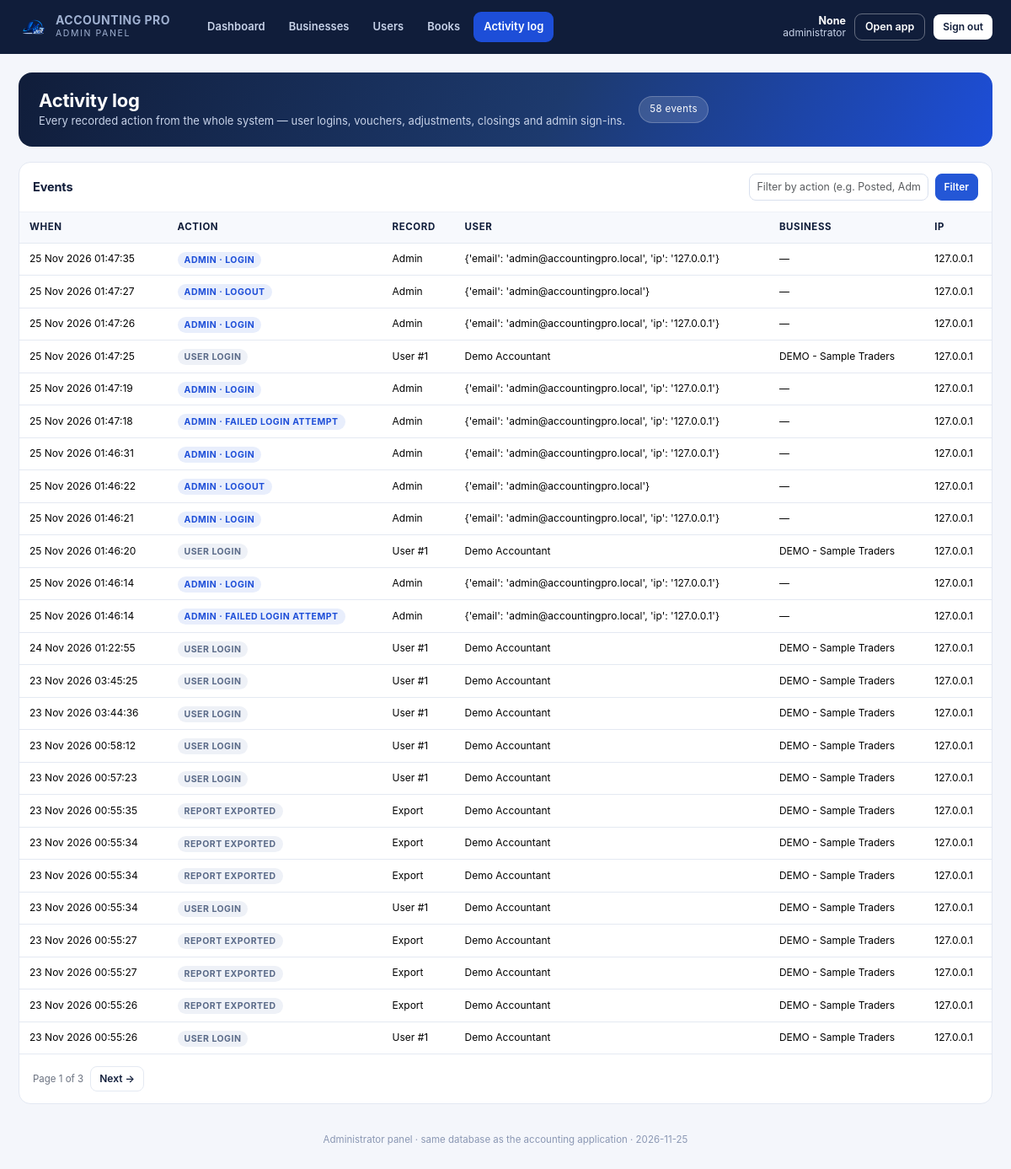
The app's page /admin/activity (signed in) with its own data.
### models.py (models this page shows, shortened)
class AuditLog(db.Model):
    __tablename__ = "audit_logs"
    __table_args__ = (Index("ix_audit_user_time", "user_id", "created_at"),)
    id = db.Column(Integer, primary_key=True)
    user_id = db.Column(Integer, ForeignKey("users.id", ondelete="SET NULL"))
    business_id = db.Column(Integer, ForeignKey("businesses.id", ondelete="SET NULL"))
    action = db.Column(String(60), nullable=False)
    record_type = db.Column(String(60))
    record_id = db.Column(Integer)
    previous_values = db.Column(Text)
    new_values = db.Column(Text)
    ip_address = db.Column(String(60))
    created_at = db.Column(DateTime, default=datetime.utcnow, nullable=False, index=True)

class User(db.Model):
    __tablename__ = "users"
    id = db.Column(Integer, primary_key=True)
    name = db.Column(String(120), nullable=False)
    email = db.Column(String(190), nullable=False, unique=True, index=True)
    password_hash = db.Column(String(255), nullable=False)
    is_active = db.Column(Boolean, default=True, nullable=False)
    reset_token = db.Column(String(120), index=True)
    reset_expires = db.Column(DateTime)
    last_login = db.Column(DateTime)
    created_at = db.Column(DateTime, default=datetime.utcnow, nullable=False)
    businesses = relationship("Business", back_populates="user",
                              cascade="all, delete-orphan")
    settings = relationship("UserSettings", back_populates="user", uselist=False,
                            cascade="all, delete-orphan")

class Business(db.Model):
    __tablename__ = "businesses"
    id = db.Column(Integer, primary_key=True)
    user_id = db.Column(Integer, ForeignKey("users.id", ondelete="CASCADE"),
                        nullable=False, index=True)
    name = db.Column(String(190), nullable=False)
    logo = db.Column(String(255))
    owner_name = db.Column(String(150))
    address = db.Column(Text)
    phone = db.Column(String(50))
    email = db.Column(String(190))
    business_type = db.Column(String(100))
    currency = db.Column(String(8), default="PKR", nullable=False)
    fy_start = db.Column(Date, default=lambda: date(2026, 1, 1), nullable=False)
    fy_end = db.Column(Date, default=lambda: date(2026, 3, 31), nullable=False)
    accounting_method = db.Column(String(20), default="Accrual", nullable=False)
    description = db.Column(Text)
    created_at = db.Column(DateTime, default=datetime.utcnow, nullable=False)
    updated_at = db.Column(DateTime, default=datetime.utcnow, onupdate=datetime.utcnow)
    user = relationship("User", back_populates="businesses")
    periods = relationship("AccountingPeriod", back_populates="business",
                           cascade="all, delete-orphan")
    accounts = relationship("Account", back_populates="business",
                            cascade="all, delete-orphan")

### admin_panel.py (the view)
    @app.route("/admin/activity")
    @admin_required
    def admin_activity():
        page = max(1, int(request.args.get("page", 1) or 1))
        action = (request.args.get("action") or "").strip()
        query = AuditLog.query
        if action:
            query = query.filter(AuditLog.action.ilike(f"%{action}%"))
        total = query.count()
        events = (query.order_by(AuditLog.created_at.desc())
                  .offset((page - 1) * PAGE_SIZE).limit(PAGE_SIZE).all())
        pages = max(1, (total + PAGE_SIZE - 1) // PAGE_SIZE)
        users = {u.id: u for u in User.query.all()}
        businesses = {b.id: b for b in Business.query.all()}
        return render_template("admin/activity.html", events=events, total=total,
                               page=page, pages=pages, action=action,
                               users=users, businesses=businesses)

### admin_panel.py (called while the page is built)
def admin_required(view):
    @wraps(view)
    def wrapped(*args, **kwargs):
        if not session.get("admin_ok"):
            return redirect(url_for("admin_login", next=request.path))
        return view(*args, **kwargs)
    return wrapped

def _admin_credentials(app):
    email = (app.config.get("ADMIN_EMAIL") or "admin@accountingpro.local").strip().lower()
    password = app.config.get("ADMIN_PASSWORD") or "Admin@12345"
    name = app.config.get("ADMIN_NAME") or "System Administrator"
    return email, password, name

### app.py (called while the page is built, shortened)
def current_user():
    if "user_id" not in session:
        return None
    return db.session.get(User, session["user_id"])

def _cached_notifications(business):
    cached = g.get("_notifications")
    if cached is not None:
        return cached
    data = {"total": 0, "items": []}
    g._notifications = data
    return data

def period_label(start, end):
    if not start or not end:
        return "All periods"
    return f"{start.strftime('%d %b %Y')} - {end.strftime('%d %b %Y')}"

### templates/admin/activity.html (shortened to what this page needs)
{% extends 'admin/base.html' %}
{% block content %}
<div class="adm-hero">
  <div><h1>Activity log</h1>
    <p>Every recorded action from the whole system — user logins, vouchers, adjustments,
       closings and admin sign-ins.</p></div>
  <span class="pill">{{ total }} events</span>
</div>
<section class="adm-card">
  <header>
    <h3>Events</h3>
    <form method="get" class="d-flex gap-2">
      <input class="form-control form-control-sm" name="action" value="{{ action }}"
             placeholder="Filter by action (e.g. Posted, Admin)">
      <button class="btn btn-sm btn-primary">Filter</button>
    </form>
  </header>
  <div class="body flush">
    <div class="table-wrap">
      <table class="table align-middle mb-0">
        <thead><tr><th>When</th><th>Action</th><th>Record</th><th>User</th>
          <th>Business</th><th>IP</th></tr></thead>
        <tbody>
        {% for e in events %}
          {% set u = users.get(e.user_id) %}{% set b = businesses.get(e.business_id) %}
          <tr>
            <td class="hint" style="font-size:12px;white-space:nowrap">
              {{ e.created_at.strftime('%d %b %Y %H:%M:%S') if e.created_at else '—' }}</td>
            <td><span class="adm-tag {{ 'info' if e.action.startswith('Admin') else 'muted' }}">{{ e.action }}</span></td>
            <td class="hint" style="font-size:12px">
              {{ e.record_type or '—' }}{% if e.record_id %} #{{ e.record_id }}{% endif %}</td>
            <td class="hint" style="font-size:12px">{{ u.name if u else (e.new_values if e.action.startswith('Admin') else '—') }}</td>
            <td class="hint" style="font-size:12px">{{ b.name if b else '—' }}</td>
            <td class="hint" style="font-size:12px">{{ e.ip_address or '—' }}</td>
          </tr>
        {% else %}
          <tr><td colspan="6" class="hint">No events match.</td></tr>
        {% endfor %}
        </tbody>
      </table>
    </div>
  </div>
  {% if pages > 1 %}
  <div class="body d-flex align-items-center gap-2">
    <span class="hint">Page {{ page }} of {{ pages }}</span>
    {% if page < pages %}
      <a class="btn btn-sm btn-ghost" href="{{ url_for('admin_activity', page=page+1, action=action) }}">Next →</a>
    {% endif %}
  </div>
  {% endif %}
</section>
{% endblock %}

### static/css/style.css (style rules this page uses)
:root { --navy: #101D3A; --navy-700: #1b2b50; --royal: #2457D6; --royal-dark: #1c46ad; --royal-soft: #eaf0ff; --bg: #F5F7FB; --card: #ffffff; --text: #1F2937; --muted: #6B7280; --line: #E4E9F2; --success: #12805C; --success-soft: #e6f6f0; --warning: #B7791F; --warning-soft: #fdf5e6; --danger: #C0392B; --danger-soft: #fdeceb; --info-soft: #e9f2ff; --radius: 14px; --radius-sm: 10px; --shadow: 0 2px 4px rgba(16, 29, 58, .04), 0 8px 24px rgba(16, 29, 58, .06); --shadow-lg: 0 12px 40px rgba(16, 29, 58, .14); --sidebar-w: 264px; --font: "Inter", "Segoe UI", system-ui, -apple-system, "Helvetica Neue", Arial, sans-serif; }
* { box-sizing: border-box; }
html, body { height: 100%; }
body { margin: 0; font-family: var(--font); background: var(--bg); color: var(--text); font-size: 14px; line-height: 1.5; -webkit-font-smoothing: antialiased; overflow-x: hidden; }
a { color: var(--royal); text-decoration: none; }
h1, h2, h3, h4, h5 { color: var(--navy); font-weight: 700; letter-spacing: -.01em; margin: 0; }
h1 { font-size: 1.6rem; }
h3 { font-size: 1.05rem; }
.btn { border-radius: 9px; font-weight: 600; font-size: 13px; padding: 8px 14px; }
.btn-primary { background: var(--royal); border-color: var(--royal); }
.btn-sm { font-size: 12px; padding: 5px 10px; border-radius: 8px; }
.btn-ghost { background: #fff; border: 1px solid var(--line); color: var(--navy); }
.table-wrap { width: 100%; overflow-x: auto; -webkit-overflow-scrolling: touch; }
.table { margin-bottom: 0; font-size: 13px; color: var(--text); }
.table > :not(caption) > * > * { padding: 9px 12px; border-bottom: 1px solid var(--line); }
.table thead th { background: #f7f9fd; color: var(--navy); font-weight: 700; font-size: 11.5px; text-transform: uppercase; letter-spacing: .05em; white-space: nowrap; border-bottom: 1px solid var(--line); }
.form-control, .form-select { border-radius: 9px; border: 1px solid #d9e0ee; font-size: 13.2px; padding: 8px 11px; background: #fff; color: var(--text); }
.form-control-sm, .form-select-sm { font-size: 12.4px; padding: 6px 9px; border-radius: 8px; }
.hint { font-size: 11.5px; color: var(--muted); }

### templates/admin/base.html (style rules this page uses)
.adm-hero { background:linear-gradient(115deg,#101D3A 0%,#1d3a6e 55%,#1d4ed8 100%); color:#fff; border-radius:16px; padding:20px 24px; margin-bottom:18px; display:flex; align-items:center; gap:16px; flex-wrap:wrap; }
.adm-hero h1 { font-size:22px; margin:0; font-weight:700; color:#fff; }
.adm-hero p { margin:2px 0 0; color:#c7d2e8; font-size:13px; }
.adm-hero .pill { background:rgba(255,255,255,.14); border:1px solid rgba(255,255,255,.22); border-radius:999px; padding:6px 12px; font-size:11.5px; letter-spacing:.4px; }
.adm-card { background:#fff; border:1px solid #e3e8f2; border-radius:14px; overflow:hidden; margin-bottom:16px; }
.adm-card > header { padding:13px 16px; border-bottom:1px solid #eef1f7; display:flex; align-items:center; gap:10px; }
.adm-card > header h3 { font-size:14.5px; margin:0; color:#101D3A; font-weight:700; }
.adm-card .body { padding:14px 16px; }
.adm-card .body.flush { padding:0; }
.adm-tag { font-size:10.5px; font-weight:700; letter-spacing:.5px; padding:3px 8px; border-radius:999px; text-transform:uppercase; }
.adm-tag.info { background:#e8eefc; color:#1d4ed8; }
.adm-tag.muted { background:#eef1f7; color:#5a6a88; }

### records on screen
AuditLog: created_at "25 Nov 2026 01:47:35", action "ADMIN · LOGIN", record_type "Admin", action+new_values "{'email': 'admin@accountingpro.local', 'ip': '127.0.0.1'}", name "—", ip_address "127.0.0.1"
AuditLog: created_at "25 Nov 2026 01:47:27", action "ADMIN · LOGOUT", record_type "Admin", action+new_values "{'email': 'admin@accountingpro.local'}", name "—", ip_address "127.0.0.1"
AuditLog: created_at "25 Nov 2026 01:47:26", action "ADMIN · LOGIN", record_type "Admin", action+new_values "{'email': 'admin@accountingpro.local', 'ip': '127.0.0.1'}", name "—", ip_address "127.0.0.1"
AuditLog: created_at "25 Nov 2026 01:47:25", action "USER LOGIN", record_type "User", record_id "1", ip_address "127.0.0.1"
User: name "Demo Accountant"
Business: name "DEMO - Sample Traders"
AuditLog: created_at "25 Nov 2026 01:47:19", action "ADMIN · LOGIN", record_type "Admin", action+new_values "{'email': 'admin@accountingpro.local', 'ip': '127.0.0.1'}", name "—", ip_address "127.0.0.1"
AuditLog: created_at "25 Nov 2026 01:47:18", action "ADMIN · FAILED LOGIN ATTEMPT", record_type "Admin", action+new_values "{'email': 'admin@accountingpro.local', 'ip': '127.0.0.1'}", name "—", ip_address "127.0.0.1"
AuditLog: created_at "25 Nov 2026 01:46:31", action "ADMIN · LOGIN", record_type "Admin", action+new_values "{'email': 'admin@accountingpro.local', 'ip': '127.0.0.1'}", name "—", ip_address "127.0.0.1"
AuditLog: created_at "25 Nov 2026 01:46:22", action "ADMIN · LOGOUT", record_type "Admin", action+new_values "{'email': 'admin@accountingpro.local'}", name "—", ip_address "127.0.0.1"
AuditLog: created_at "25 Nov 2026 01:46:21", action "ADMIN · LOGIN", record_type "Admin", action+new_values "{'email': 'admin@accountingpro.local', 'ip': '127.0.0.1'}", name "—", ip_address "127.0.0.1"
AuditLog: created_at "25 Nov 2026 01:46:20", action "USER LOGIN", record_type "User", record_id "1", ip_address "127.0.0.1"
AuditLog: created_at "25 Nov 2026 01:46:14", action "ADMIN · LOGIN", record_type "Admin", action+new_values "{'email': 'admin@accountingpro.local', 'ip': '127.0.0.1'}", name "—", ip_address "127.0.0.1"
AuditLog: created_at "25 Nov 2026 01:46:14", action "ADMIN · FAILED LOGIN ATTEMPT", record_type "Admin", action+new_values "{'email': 'admin@accountingpro.local', 'ip': '127.0.0.1'}", name "—", ip_address "127.0.0.1"
AuditLog: created_at "24 Nov 2026 01:22:55", action "USER LOGIN", record_type "User", record_id "1", ip_address "127.0.0.1"
AuditLog: created_at "23 Nov 2026 03:45:25", action "USER LOGIN", record_type "User", record_id "1", ip_address "127.0.0.1"
AuditLog: created_at "23 Nov 2026 03:44:36", action "USER LOGIN", record_type "User", record_id "1", ip_address "127.0.0.1"
AuditLog: created_at "23 Nov 2026 00:58:12", action "USER LOGIN", record_type "User", record_id "1", ip_address "127.0.0.1"
AuditLog: created_at "23 Nov 2026 00:57:23", action "USER LOGIN", record_type "User", record_id "1", ip_address "127.0.0.1"
AuditLog: created_at "23 Nov 2026 00:55:35", action "REPORT EXPORTED", record_type "Export", ip_address "127.0.0.1"
AuditLog: created_at "23 Nov 2026 00:55:34", action "REPORT EXPORTED", record_type "Export", ip_address "127.0.0.1"
AuditLog: created_at "23 Nov 2026 00:55:34", action "REPORT EXPORTED", record_type "Export", ip_address "127.0.0.1"
AuditLog: created_at "23 Nov 2026 00:55:34", action "USER LOGIN", record_type "User", record_id "1", ip_address "127.0.0.1"
AuditLog: created_at "23 Nov 2026 00:55:27", action "REPORT EXPORTED", record_type "Export", ip_address "127.0.0.1"
AuditLog: created_at "23 Nov 2026 00:55:27", action "REPORT EXPORTED", record_type "Export", ip_address "127.0.0.1"
AuditLog: created_at "23 Nov 2026 00:55:26", action "REPORT EXPORTED", record_type "Export", ip_address "127.0.0.1"
AuditLog: created_at "23 Nov 2026 00:55:26", action "USER LOGIN", record_type "User", record_id "1", ip_address "127.0.0.1"

### other values on screen
{{ session.get('admin_email') }} "None"
{{ total }} "58"
{{ page }} "1"
{{ pages }} "3"
